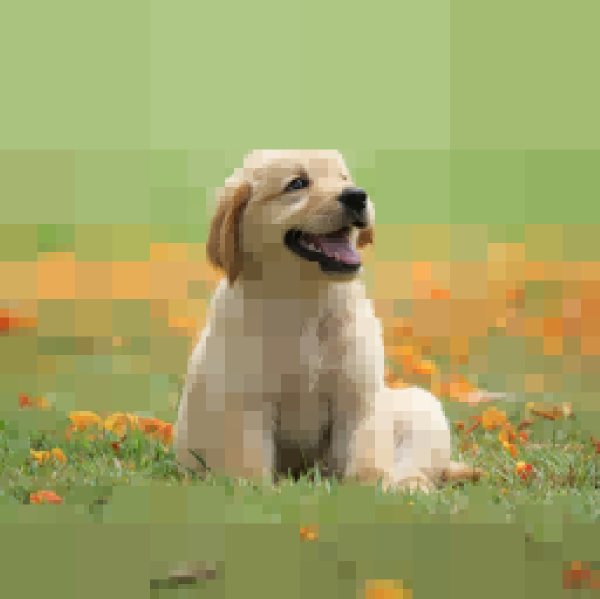
#> input picture img_gen/dog_quadtree.png, 1200 x 1197 px (shown at 1/2 size); its folder holds only this picture in this run
$ python main.py --img img_gen/dog_quadtree.png --level 3
#> lines starting #> are read from the running program, lines starting #| are printed output that depends on the picture
### graphic.py
import os
from PIL import Image, ImageDraw
from tree import Tree, MAX_DEPTH


class GifGenerator:
    """
    Класс, отвечающий за сохранение Gif-изображений
    """

    def __init__(self) -> None:
        """
        Конструктор класса, который будет сохранять гифки
        @:return: None
        """
        self.frames = []
        self.frames_count = 0
        self.gif_number = 1
        self._path = self.create_path()

    # [7 lines left out: function path, not called in this run]

    def create_path(self) -> str:
        """
        Метод создания пути к гифке
        @:return: путь к гифке
        """
        directory = "gif"
        # Если папки .gif нет, то создаём её
        if not os.path.exists(directory):
            os.mkdir(directory)
        path = f"{directory}\\gif{self.gif_number}.gif"
        while os.path.exists(path):
            self.gif_number += 1
            path = f"{directory}\\gif{self.gif_number}.gif"
        return path

    # [25 lines left out: functions add_img_to_gif, save_gif, not called in this run]

    @staticmethod
    def generate_image(quadtree: Tree, level: int,
                       borders: bool) -> Image:
        """
        Создание изображения на основе квадродерева
        @:param quadtree: Квадродерево
        @:param level: Уровень глубины
        @:param borders: Нужны ли границы
        @:return: Готовое изображение
        """
        # Создаём пустой холст изображения
        image = Image.new('RGB', (quadtree.width, quadtree.height))
        draw = ImageDraw.Draw(image)
        draw.rectangle((0, 0, quadtree.width, quadtree.height), (0, 0, 0))
        leaf_nodes = quadtree.get_leaf_nodes(level)
        for node in leaf_nodes:
            if borders:
                draw.rectangle(node.border_box, node.average_color,
                               outline=(0, 0, 0))
            else:
                draw.rectangle(node.border_box, node.average_color)
        return image

    def compression_start(self, file: str, level: int, borders: bool,
                          gif: bool) -> None:
        """
        Начало сжатия
        @:param file: Путь к файлу
        @:param level: Уровень глубины
        @:param borders: Отображение границ
        @:param gif: Нужно ли создавать gif изображение
        @:return: None
        """
#> called with file = 'img_gen/dog_quadtree.png', level = 3, borders = False, gif = False
        original_image = Image.open(file)
#> original_image is the input picture: PIL image 1200x1197 RGB; mean R, G, B 161.4, 163.7, 101.9
        quadtree = Tree(original_image)
        file_name = file[:-4]
        file_extension = file[len(file) - 3::]
        result_image = self.generate_image(quadtree, level, borders)
        name = os.path.basename(file)[:-4]
        path = os.path.dirname(__file__) + \
               f"\\img_gen\\{name}_quadtree.{file_extension}"
        result_image.save(path)
        print("The image was compressed")
        if gif:
            for value in range(MAX_DEPTH + 1):
                new_img = self.generate_image(quadtree, value, borders)
                self.add_img_to_gif(new_img)
            self.save_gif()

### tree.py
import threading
from typing import Optional
from PIL import Image

MAX_DEPTH = 8  # Максимальная глубина узла
MAX_VALUE = 13  # Порог значения


class Point:
    """Класс точки."""

    def __init__(self, x_pos: int, y_pos: int) -> None:
        """
        Конструктор класса точки.
        :param x_pos: Координата x
        :param y_pos: Координата y
        :return: None
        """
#> in __init__, `hist = image.histogram()`: hist = 768 values, max 112609 at index 444, min 0 at index 0, mean 5610.9
        self._x_pos = x_pos
        self._y_pos = y_pos

    @property
    def x_pos(self):
        return self._x_pos

    @property
    def y_pos(self):
        return self._y_pos

    # [14 lines left out: functions __eq__, __repr__, not called in this run]


def average_color(hist: list[int]):
    """
    Возвращает взвешенное среднее значение цвета и
    ошибку из гистограммы пикселей.
    :param hist: список количества пикселей для каждого диапазона.
    :return: взвешенное среднее значение цвета и ошибка
    """
    c_sum = sum(hist)
#> c_sum = 1436400
    if c_sum > 0:
        value = sum(i * x for i, x in enumerate(hist))
#> value = 231797029
        value /= c_sum
#> value = 161.4
        error = sum(x * (value - i) ** 2 for i, x in enumerate(hist))
#> error = 1.56e+09
        error = (error / c_sum) ** 0.5
#> error = 32.97
        return value, error
    return 0, 0


def color_from_histogram(hist: list[int]):
    """
    Возвращает средний цвет RGB из заданной гистограммы
    количества цветов пикселей.
    :param hist: список количества пикселей для каждого диапазона.
    :return: Cредний цвет и ошибка.
    """
    red, red_error = average_color(hist[:256])
#> red = 161.4; red_error = 32.97
    green, green_error = average_color(hist[256:512])
#> green = 163.7; green_error = 32.84
    blue, blue_error = average_color(hist[512:768])
#> blue = 101.9; blue_error = 30.37
    error = red_error * 0.2989 + green_error * 0.5870 + blue_error * 0.1140
#> error = 32.6
    return (int(red), int(green), int(blue)), error


class TreeNode:
    """
    Класс, отвечающий за узел квадродерева,
    который содержит секцию изображения и информацию о ней.
    """
    def __init__(self, image: Image, border_box: tuple[int], deep: int) -> \
            None:
        """
        Конструктор класса.
        :param image: изображение
        :param border_box: координатная область
        :param deep: глубина
        :return: None
        """
        self._border_box = border_box  # регион копирования
        self._deep = deep
        self._children = None  # top left,top right,bottom left,bottom right
        self._is_leaf = False
        self.node_points = []
        print(self._border_box)
        left_right = self._border_box[0] + (self._border_box[2] -
                                            self._border_box[0]) / 2
        top_bottom = self._border_box[1] + (self._border_box[3] -
                                            self._border_box[1]) / 2

        self._node_center_point = Point(left_right, top_bottom)
        # Обрезка части изображения по координатам
        image = image.crop(border_box)
        # 256 типа красного, 256 типов зеленого и 256 синего.
        hist = image.histogram()
        self._average_color, self._error = color_from_histogram(hist)
#> self._average_color = (161, 163, 101); self._error = 32.6

    @property
    def depth(self) -> int:
        """
        Возвращает значение глубины.
        :return: Значение глубины.
        """
        return self._deep

    # [7 lines left out: function node_center_point, not called in this run]

    @property
    def error(self) -> float:
        """
        Возвращает значения ошибки.
        :return: Значение ошибки.
        """
        return self._error

    @property
    def average_color(self) -> tuple[int, int, int]:
        """
        Возвращает значения цвета
        :return: Значение цвета.
        """
        return self._average_color

    @property
    def children(self) -> Optional[list]:
        """
        Возвращение дочерних узлов.
        :return: Список с дочерними узлами.
        """
        return self._children

    @property
    def border_box(self) -> tuple[int]:
        """
        Возвращает координаты граничных точек.
        :return: Координаты точек.
        """
        return self._border_box

    @property
    def is_leaf(self) -> bool:
        """
        Является ли узел листом или нет.
        :return: Логическое значение
        """
        return self._is_leaf

    @is_leaf.setter
    def is_leaf(self, value: bool) -> None:
        """
        Квадрант становится листом.
        :param value: Булевое значение
        :return: None
        """
        self._is_leaf = value

    # [6 lines left out: function __repr__, not called in this run]

    def split(self, image: Image) -> None:
        """
        Разбивает данную секцию изображения на четыре равных блока.
        :param image: Изображение
        :return: None
        """
        left, top, right, bottom = self._border_box
#> left = 0; top = 0; right = 1200; bottom = 1197
        box = (left, top, self._node_center_point.x_pos,
            self._node_center_point.y_pos)
#> box = (0, 0, 600, 598.5)
        top_left = TreeNode(image, box, self._deep + 1)
#> call 2 of __init__, with border_box = (0, 0, 600, 598.5), deep = 1
#| (0, 0, 600.0, 598.5)
#> in __init__ (call 2), `left_right = self._border_box[0] + (self._border_box[2] - self._border..`: left_right = 300
#> in __init__ (call 2), `top_bottom = self._border_box[1] + (self._border_box[3] - self._border..`: top_bottom = 299.2
#> call 2 of __init__, with x_pos = 300, y_pos = 299.2
#> in __init__ (call 2), `self._x_pos = x_pos`: self._x_pos = 300
#> in __init__ (call 2), `self._y_pos = y_pos`: self._y_pos = 299.2
#> in __init__ (call 2), `image = image.crop(border_box)`:
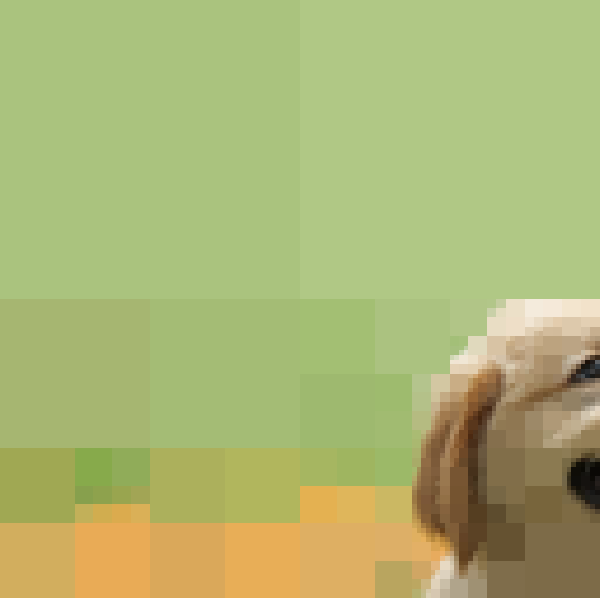
#> image: PIL image 600x598 RGB; mean R, G, B 172.2, 181.5, 115.1
#> in __init__ (call 2), `hist = image.histogram()`: hist = 768 values, max 90362 at index 176, min 0 at index 0, mean 1401.6
#> in __init__ (call 2), `self._average_color, self._error = color_from_histogram(hist)`: self._average_color = (172, 181, 115); self._error = 28.32
        box = (self._node_center_point.x_pos, top, right,
               self._node_center_point.y_pos)
#> box = (600, 0, 1200, 598.5)
        top_right = TreeNode(image, box, self._deep + 1)
#> call 3 of __init__, with border_box = (600, 0, 1200, 598.5), deep = 1
#| (600.0, 0, 1200, 598.5)
#> in __init__ (call 3), `left_right = self._border_box[0] + (self._border_box[2] - self._border..`: left_right = 900
#> call 3 of __init__, with x_pos = 900, y_pos = 299.2
#> in __init__ (call 3), `image = image.crop(border_box)`:
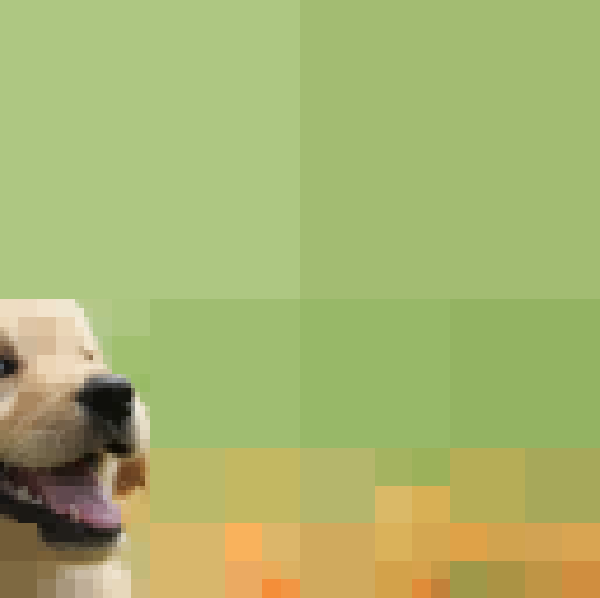
#> image: PIL image 600x598 RGB; mean R, G, B 168, 179.9, 110.5
#> in __init__ (call 3), `hist = image.histogram()`: hist = 768 values, max 90574 at index 455, min 0 at index 0, mean 1401.6
#> in __init__ (call 3), `self._average_color, self._error = color_from_histogram(hist)`: self._average_color = (167, 179, 110); self._error = 30.15
        box = (left, self._node_center_point.y_pos,
               self._node_center_point.x_pos, bottom)
#> box = (0, 598.5, 600, 1197)
        bottom_left = TreeNode(image, box, self._deep + 1)
#> call 4 of __init__, with border_box = (0, 598.5, 600, 1197), deep = 1
#| (0, 598.5, 600.0, 1197)
#> in __init__ (call 4), `left_right = self._border_box[0] + (self._border_box[2] - self._border..`: left_right = 300
#> in __init__ (call 4), `top_bottom = self._border_box[1] + (self._border_box[3] - self._border..`: top_bottom = 897.8
#> call 4 of __init__, with x_pos = 300, y_pos = 897.8
#> in __init__ (call 4), `self._x_pos = x_pos`: self._x_pos = 300
#> in __init__ (call 4), `self._y_pos = y_pos`: self._y_pos = 897.8
#> in __init__ (call 4), `image = image.crop(border_box)`:
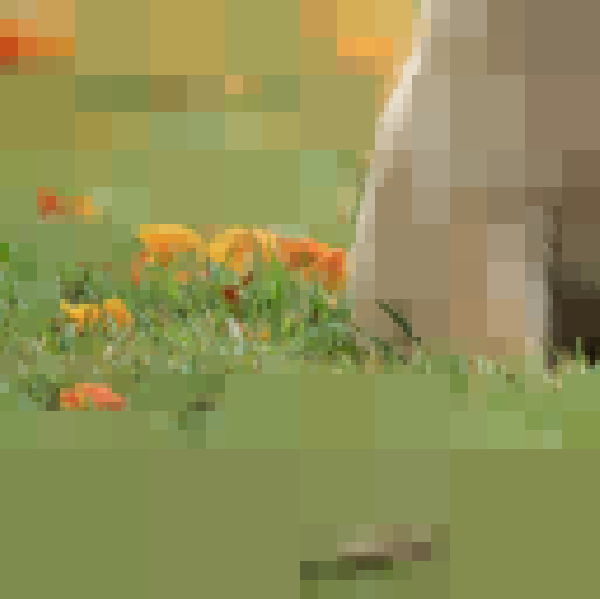
#> image: PIL image 600x599 RGB; mean R, G, B 144.6, 143.6, 86.4
#> in __init__ (call 4), `hist = image.histogram()`: hist = 768 values, max 47362 at index 590, min 0 at index 0, mean 1403.9
#> in __init__ (call 4), `self._average_color, self._error = color_from_histogram(hist)`: self._average_color = (144, 143, 86); self._error = 21.51
        box = (self._node_center_point.x_pos, self._node_center_point.y_pos,
               right, bottom)
#> box = (600, 598.5, 1200, 1197)
        bottom_right = TreeNode(image, box, self._deep + 1)
#| (600.0, 598.5, 1200, 1197)
#> in __init__ (call 5), `left_right = self._border_box[0] + (self._border_box[2] - self._border..`: left_right = 900
#> in __init__ (call 5), `image = image.crop(border_box)`:
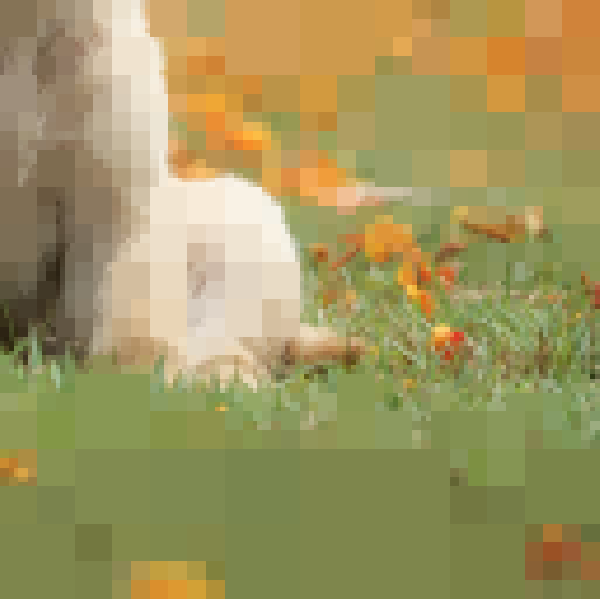
#> image: PIL image 600x599 RGB; mean R, G, B 160.7, 150, 95.5
#> in __init__ (call 5), `hist = image.histogram()`: hist = 768 values, max 40710 at index 390, min 0 at index 0, mean 1403.9
#> in __init__ (call 5), `self._average_color, self._error = color_from_histogram(hist)`: self._average_color = (160, 149, 95); self._error = 33.99
        self._children = [top_left, top_right, bottom_left, bottom_right]

    # [61 lines left out: functions insert_point, find_node_contain_point, remove_point, not called in this run]


class Tree:
    """Класс квадродерева."""

    def __init__(self, image: Image) -> None:
        """
        Конструктор класса
        :param image: исходное изображение.
        :return: None
        """
        self._width, self._height = image.size
        self._root = TreeNode(image, image.getbbox(), 0)
        # отслеживает максимальную глубину, достигнутую рекурсией
        self._max_deep = 0
        self._build_tree(image, self._root)

    @property
    def width(self) -> int:
        """
        Возвращает ширину исходного изображения
        :return: ширина исходного изображения
        """
        return self._width

    @property
    def height(self) -> int:
        """
        Возвращает высоту исходного изображения
        :return: высота изображения
        """
        return self._height

    # [15 lines left out: functions max_depth, root, not called in this run]

    def _build_tree(self, image: Image, node: TreeNode) -> None:
        """
        Рекурсивно добавляет узлы, пока не будет достигнута макс. глубина
        :param image: исходное изображение
        :param node: узел
        :return: None
        """
        if (node.depth >= MAX_DEPTH) or (node.error <= MAX_VALUE):
            if node.depth > self._max_deep:
                self._max_deep = node.depth
            node.is_leaf = True
            return None
        node.split(image)
        threads = []
        for child in node.children:
            thread = threading.Thread(target=self._build_tree,
                                      args=(image, child))
            thread.start()
            threads.append(thread)
#> after the loop, threads = 4 items
        for process in threads:
            process.join()
#> this loop made 4 passes
#> in generate_image, `image = Image.new('RGB', (quadtree.width, quadtree.height))`: image: PIL image 1200x1197 RGB; every value is 0
        return None

    def get_leaf_nodes(self, deep: int) -> list:
        """
        Получаем листья дерева.
        :param deep: Значение глубины рекурсии.
        :return: Список листьев
        """
        if deep > self._max_deep:
            raise ValueError('Дана глубина больше, чем высота деревьев')
        leaf_nodes = []
        # рекурсивный поиск по квадродереву
        self.get_leaf_nodes_recursion(self._root, deep, leaf_nodes)
        return leaf_nodes

    def get_leaf_nodes_recursion(self, node: TreeNode, depth: int,
                                 leaf_nodes: list) -> None:
        """
        Рекурсивно получает листовые узлы в зависимости от того,
        является ли узел листом или достигнута заданная глубина.
        :param node: Узел
        :param depth: значение глубины
        :param leaf_nodes: Список листьев
        :return:
        """
#> called with depth = 3
        if node.is_leaf is True or node.depth == depth:
            leaf_nodes.append(node)
        elif node.children is not None:
            for child in node.children:
                self.get_leaf_nodes_recursion(child, depth, leaf_nodes)

### main.py
import argparse
import os

from graphic import GifGenerator, MAX_DEPTH


def check_arguments(args):
    if os.path.exists(args.img):
        if args.img.endswith('.png') or args.img.endswith('.jpg'):
            if 0 < args.level <= MAX_DEPTH:
                return True
            else:
                print("The compression ratio should be between 1 and 8")
        else:
            print("Wrong file type!")
    else:
        print("Wrong image path!")
    return False


def parse():
    # Осуществляем разбор аргументов командной строки
    parser = argparse.ArgumentParser(description="Сжатие изображений на основе"
                                                 " квадродеревьев")
    parser.add_argument("-i", "--img", dest="img", type=str,
                        help="Исходный файл изображения", required=True)
    parser.add_argument("-l", "--level", dest="level", type=int,
                        help="Уровень сжатия", required=True)
    parser.add_argument("-b", "--borders", dest="borders", action="store_true",
                        help="Отображение границ")
    parser.add_argument("-g", "--gif", dest="gif", action="store_true",
                        help="Создание gif-изображения")
    args = parser.parse_args()
    if check_arguments(args):
        gif = GifGenerator()
        gif.compression_start(args.img, args.level, args.borders, args.gif)
#> in compression_start, `result_image = self.generate_image(quadtree, level, borders)`:
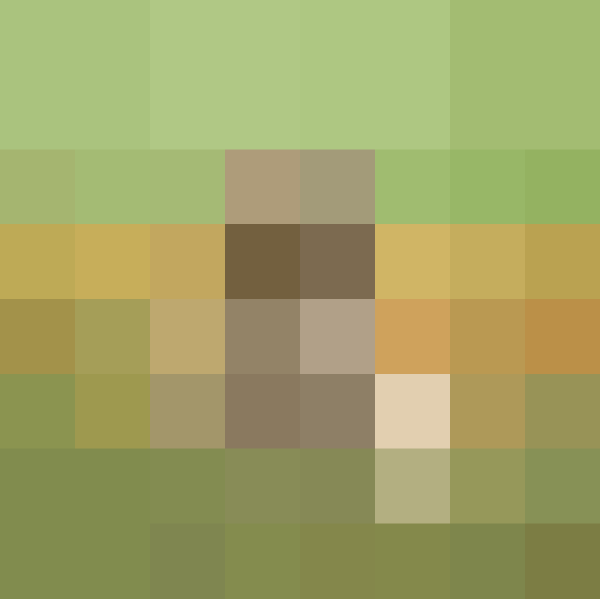
#> result_image: PIL image 1200x1197 RGB (shown at 1/2 size); mean R, G, B 161, 163.3, 101.5


if __name__ == "__main__":
    parse()
